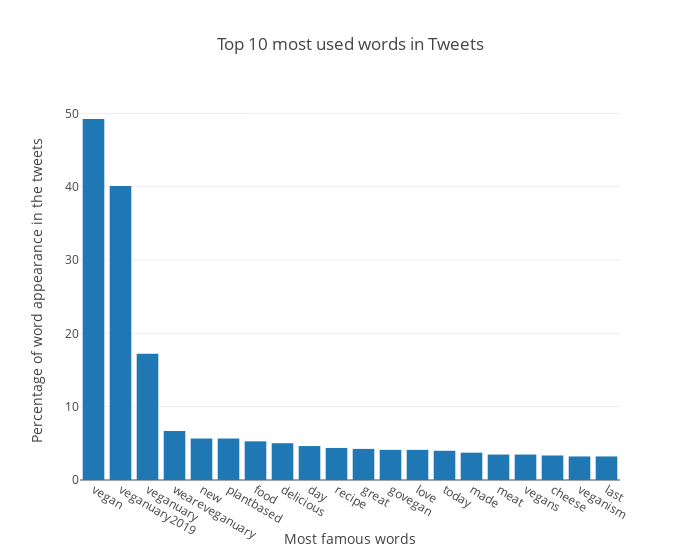

The notebook cell this image was saved under:
### Code cell
data = [Bar(
        x=most_common[0], # assign x as the dataframe column 'x'
        y=most_common['Freq']
    )]

layout = Layout(
    title="Top 10 most used words in Tweets",
    xaxis=dict(title='Most famous words'),
    yaxis=dict(title='Percentage of word appearance in the tweets'),
    width = 700
)

fig = Figure(data=data, layout=layout)

iplot(fig)

### Figure 1 — Plotly figure (JSON) as saved in the notebook; plotly's stock layout.template omitted (floating-point values rounded to 4 significant figures)
{"data": [{"type": "bar", "uid": "0beaa0cc-8e5d-403c-bb13-43614ac3e4c5", "x": ["vegan", "veganuary2019", "veganuary", "weareveganuary", "new", "plantbased", "food", "delicious", "day", "recipe", "great", "govegan", "love", "today", "made", "meat", "vegans", "cheese", "veganism", "last"], "y": [49.23, 40.1, 17.22, 6.684, 5.656, 5.656, 5.27, 5.013, 4.627, 4.37, 4.242, 4.113, 4.113, 3.985, 3.728, 3.47, 3.47, 3.342, 3.213, 3.213]}], "layout": {"title": {"text": "Top 10 most used words in Tweets"}, "width": 700, "xaxis": {"title": {"text": "Most famous words"}}, "yaxis": {"title": {"text": "Percentage of word appearance in the tweets"}}}}
